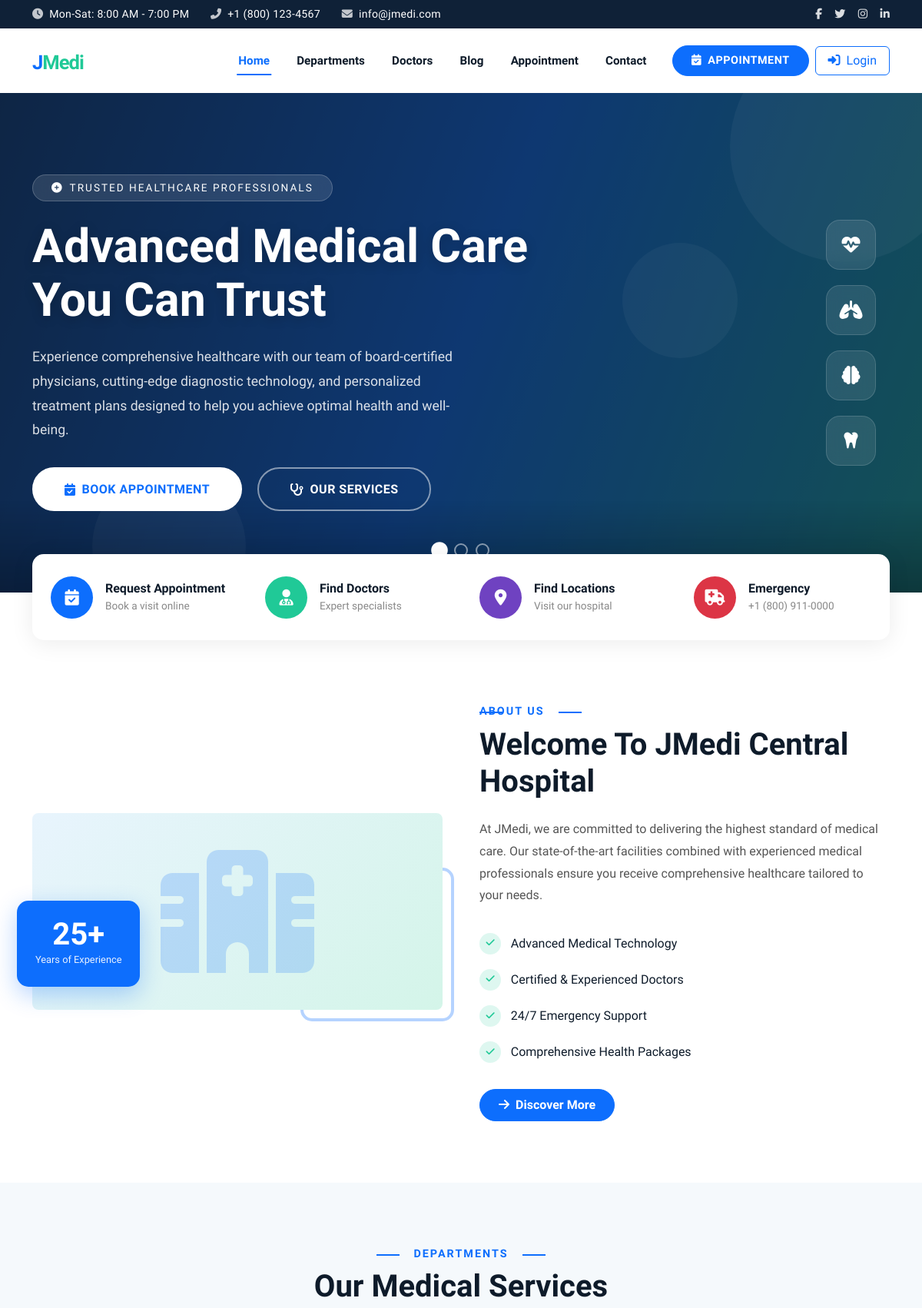
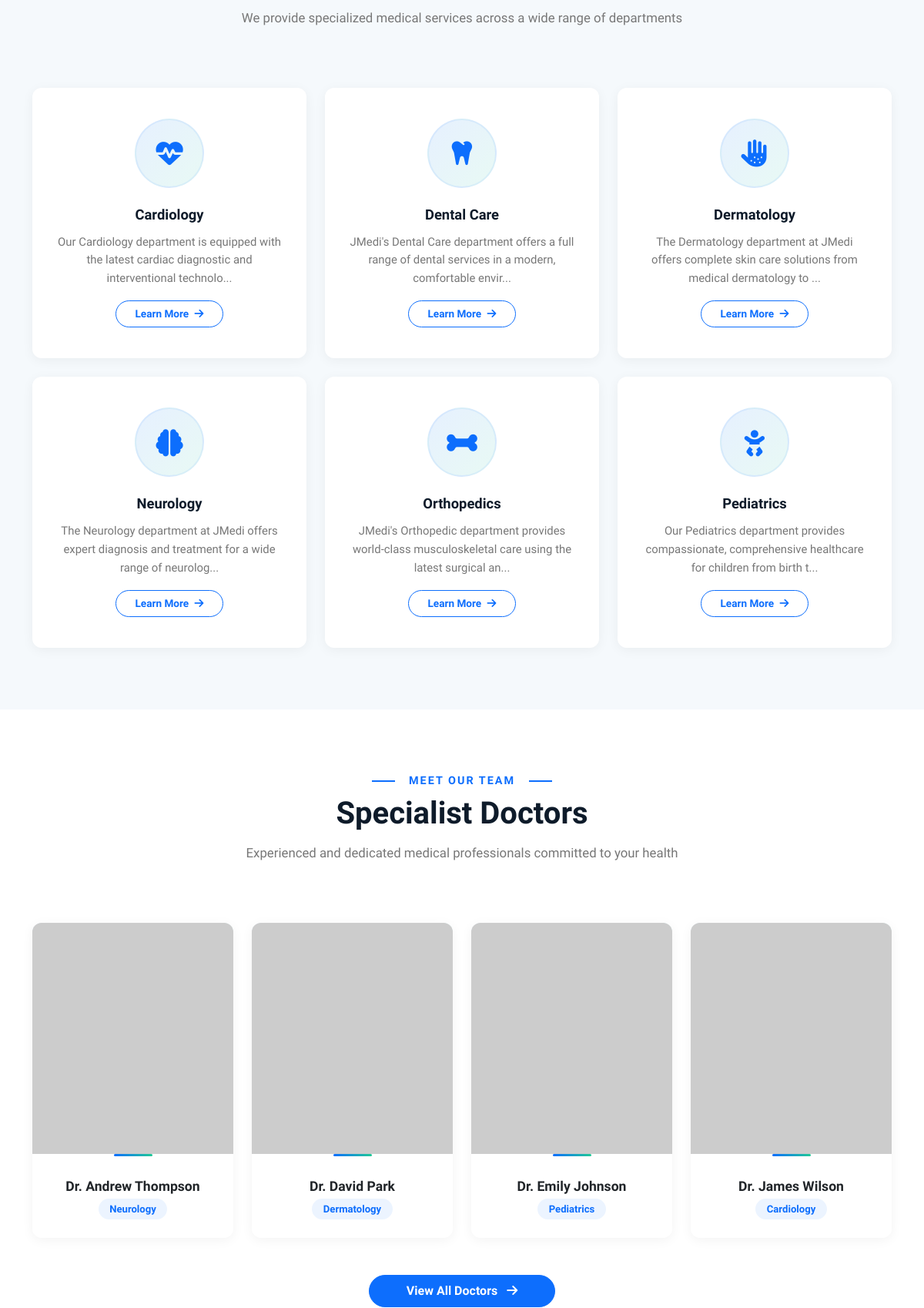
The page / (upper part) on the database its author committed (2 pictures, top to bottom).
### tables this page shows
CREATE TABLE IF NOT EXISTS `menus` (
    `id`         INT AUTO_INCREMENT PRIMARY KEY,
    `menu_name`  VARCHAR(100) NOT NULL,
    `menu_link`  VARCHAR(255) NOT NULL,
    `menu_icon`  VARCHAR(50)  DEFAULT 'fa-link',
    `menu_order` INT          DEFAULT 0,
    `status`     SMALLINT     DEFAULT 1,
    `created_at` TIMESTAMP    DEFAULT CURRENT_TIMESTAMP
);

CREATE TABLE IF NOT EXISTS `hero_slides` (
    `id`               INT AUTO_INCREMENT PRIMARY KEY,
    `title`            VARCHAR(255) NOT NULL,
    `subtitle`         VARCHAR(255),
    `description`      TEXT,
    `button_text`      VARCHAR(100) DEFAULT 'See All Services',
    `button_link`      VARCHAR(255) DEFAULT '/public/departments.php',
    `background_image` VARCHAR(255),
    `overlay_color`    VARCHAR(50)  DEFAULT 'rgba(15,33,55,0.7)',
    `text_animation`   VARCHAR(50)  DEFAULT 'fadeIn',
    `transition_effect` VARCHAR(50) DEFAULT 'slide',
    `sort_order`       INT          DEFAULT 0,
    `status`           SMALLINT     DEFAULT 1,
    `created_at`       TIMESTAMP    DEFAULT CURRENT_TIMESTAMP
);

CREATE TABLE IF NOT EXISTS `departments` (
    `department_id` INT AUTO_INCREMENT PRIMARY KEY,
    `name`          VARCHAR(100) NOT NULL,
    `slug`          VARCHAR(100) UNIQUE NOT NULL,
    `description`   TEXT,
    `icon`          VARCHAR(50)  DEFAULT 'fa-heartbeat',
    `services`      TEXT,
    `image`         VARCHAR(255),
    `status`        SMALLINT     DEFAULT 1,
    `sort_order`    INT          DEFAULT 0,
    `created_at`    TIMESTAMP    DEFAULT CURRENT_TIMESTAMP
);

CREATE TABLE IF NOT EXISTS `doctors` (
    `doctor_id`          INT AUTO_INCREMENT PRIMARY KEY,
    `name`               VARCHAR(100) NOT NULL,
    `photo`              VARCHAR(255),
    `department_id`      INT          DEFAULT NULL,
    `qualification`      VARCHAR(255),
    `experience`         VARCHAR(100),
    `specialization`     VARCHAR(255),
    `bio`                TEXT,
    `email`              VARCHAR(100),
    `phone`              VARCHAR(30),
    `available_days`     VARCHAR(255),
    `available_time`     VARCHAR(100),
    `consultation_fee`   DECIMAL(10,2) DEFAULT 500.00,
    `clinic_address`     TEXT,
    `consultation_types` VARCHAR(20)  DEFAULT 'both',
    `status`             SMALLINT     DEFAULT 1,
    `sort_order`         INT          DEFAULT 0,
    `created_at`         TIMESTAMP    DEFAULT CURRENT_TIMESTAMP,
    CONSTRAINT `fk_doctors_dept` FOREIGN KEY (`department_id`) REFERENCES `departments`(`department_id`) ON DELETE SET NULL
);

### public/index.php (the view, shortened to what the rows shown need)
<?php
require_once __DIR__ . '/../includes/header.php';
$departments = getDepartments($pdo);
$doctors = getDoctors($pdo);
$emergencyPhone = $settings['emergency_phone'] ?? '';
$heroSlides = getHeroSlides($pdo, true);
$infoStripData = getHomeSection($pdo, 'info_strip');
$aboutData = getHomeSection($pdo, 'about_section');
$secVis = getHomeSection($pdo, 'section_visibility');
if (empty($secVis)) $secVis = [];
$isVisible = function($key) use ($secVis) { return !isset($secVis[$key]) || !empty($secVis[$key]); };
?>
<?php if ($isVisible('hero_slider')): ?>
<?php if (!empty($heroSlides)): ?>
<section class="hero-slider">
    <div id="heroSlider" class="carousel slide" data-bs-ride="carousel" data-bs-interval="6000">
        <div class="carousel-indicators">
            <?php foreach ($heroSlides as $i => $slide): ?>
            <button type="button" data-bs-target="#heroSlider" data-bs-slide-to="<?= $i ?>" <?= $i === 0 ? 'class="active"' : '' ?>></button>
            <?php endforeach; ?>
        </div>
        <div class="carousel-inner">
            <?php foreach ($heroSlides as $i => $slide):
                $bgStyle = !empty($slide['background_image'])
                    ? "background-image:url('" . e($slide['background_image']) . "');"
                    : "background:linear-gradient(110deg, #0f2b5c 0%, #0D6EFD 50%, #20C997 100%);";
                $overlay = e($slide['overlay_color'] ?? 'rgba(15,33,55,0.7)');
                $anim = e($slide['text_animation'] ?? 'fadeIn');
            ?>
            <div class="carousel-item <?= $i === 0 ? 'active' : '' ?>" data-animation="<?= $anim ?>" data-transition="<?= e($slide['transition_effect'] ?? 'slide') ?>">
                <div class="slide-bg" style="<?= $bgStyle ?>"></div>
                <div class="slide-overlay" style="background:<?= $overlay ?>;"></div>
                <div class="slide-floating-shapes">
                    <div class="floating-shape"></div>
                    <div class="floating-shape"></div>
                    <div class="floating-shape"></div>
                </div>
                <div class="slide-content">
                    <div class="container">
                        <div class="row align-items-center">
                            <div class="col-lg-8">
                                <?php if (!empty($slide['subtitle'])): ?>
                                <div class="slide-subtitle"><i class="fas fa-plus-circle me-2"></i><?= e($slide['subtitle']) ?></div>
                                <?php endif; ?>
                                <h1 class="slide-title"><?= e($slide['title']) ?></h1>
                                <?php if (!empty($slide['description'])): ?>
                                <p class="slide-description"><?= e($slide['description']) ?></p>
                                <?php endif; ?>
                                <div class="slide-buttons">
                                    <a href="<?= e($slide['button_link'] ?? '#') ?>" class="slide-btn slide-btn-primary">
                                        <i class="fas fa-calendar-check"></i>
                                        <?= e($slide['button_text'] ?? 'Learn More') ?>
                                    </a>
                                    <a href="/public/departments.php" class="slide-btn slide-btn-outline">
                                        <i class="fas fa-stethoscope"></i>
                                        Our Services
                                    </a>
                                </div>
                            </div>
                        </div>
                    </div>
                </div>
                <div class="slide-pattern"></div>
            </div>
            <?php endforeach; ?>
        </div>
    </div>
</section>
<?php endif; ?>
<?php endif; ?>
<?php if ($isVisible('info_strip')): ?>
<?php
$stripItems = $infoStripData['items'] ?? [
    ['title' => 'Request Appointment', 'subtitle' => 'Book a visit online', 'icon' => 'fa-calendar-check', 'link' => '/public/appointment.php', 'color' => '#0D6EFD'],
    ['title' => 'Find Doctors', 'subtitle' => 'Expert specialists', 'icon' => 'fa-user-md', 'link' => '/public/doctors.php', 'color' => '#20C997'],
    ['title' => 'Find Locations', 'subtitle' => 'Visit our hospital', 'icon' => 'fa-map-marker-alt', 'link' => '/public/contact.php', 'color' => '#6f42c1'],
    ['title' => 'Emergency', 'subtitle' => $emergencyPhone, 'icon' => 'fa-ambulance', 'link' => '', 'color' => '#dc3545']
];
$colSize = count($stripItems) > 0 ? intval(12 / count($stripItems)) : 3;
?>
<div class="container">
    <div class="info-strip">
        <div class="row g-0">
            <?php foreach ($stripItems as $stripItem): ?>
            <div class="col-lg-<?= $colSize ?> col-md-6">
                <?php if (!empty($stripItem['link'])): ?>
                <a href="<?= e($stripItem['link']) ?>" class="info-strip-item text-decoration-none">
                <?php else: ?>
                <div class="info-strip-item">
                <?php endif; ?>
                    <div class="strip-icon" style="background:<?= e($stripItem['color'] ?? '#0D6EFD') ?>;">
                        <i class="fas <?= e($stripItem['icon'] ?? 'fa-circle') ?>"></i>
                    </div>
                    <div>
                        <h6><?= e($stripItem['title']) ?></h6>
                        <p><?= e($stripItem['subtitle']) ?></p>
                    </div>
                <?php if (!empty($stripItem['link'])): ?>
                </a>
                <?php else: ?>
                </div>
                <?php endif; ?>
            </div>
            <?php endforeach; ?>
        </div>
    </div>
</div>
<?php endif; ?>
<?php if ($isVisible('about_section')): ?>
<?php
$abtTitle = $aboutData['title'] ?? 'Welcome To JMedi Central Hospital';
?>
<section class="about-section section-padding">
    <div class="container">
        <div class="row align-items-center g-5">
            <div class="col-lg-6 fade-in-right">
                <div class="section-title text-start mb-4">
                    <h2><?= e($abtTitle) ?></h2>
                </div>
            </div>
        </div>
    </div>
</section>
<?php endif; ?>
<?php if ($isVisible('departments')): ?>
<section class="section-padding" style="background:var(--light-bg);">
    <div class="container">
        <div class="section-title fade-in">
            <h2>Our Medical Services</h2>
        </div>
        <div class="swiper mob-swiper dept-swiper">
            <div class="swiper-wrapper">
                <?php foreach (array_slice($departments, 0, 6) as $i => $dept): ?>
                <div class="swiper-slide">
                    <div class="dept-card">
                        <div class="icon-box">
                            <i class="fas <?= e($dept['icon'] ?? 'fa-heartbeat') ?>"></i>
                        </div>
                        <h5><?= e($dept['name']) ?></h5>
                        <p><?= e(truncateText($dept['description'] ?? '', 100)) ?></p>
                        <a href="/public/departments.php?slug=<?= e($dept['slug']) ?>" class="btn btn-sm btn-outline-primary">
                            Learn More <i class="fas fa-arrow-right ms-1"></i>
                        </a>
                    </div>
                </div>
                <?php endforeach; ?>
            </div>
        </div>
    </div>
</section>
<?php endif; ?>
<?php if ($isVisible('doctors')): ?>
<section class="section-padding">
    <div class="container">
        <div class="section-title fade-in">
            <h2>Specialist Doctors</h2>
        </div>
        <div class="swiper mob-swiper team-swiper">
            <div class="swiper-wrapper">
                <?php foreach (array_slice($doctors, 0, 4) as $i => $doc): ?>
                <div class="swiper-slide">
                    <div class="card doctor-card">
                        <div class="doctor-img">
                            <?php if ($doc['photo']): ?>
                                <img src="<?= e($doc['photo']) ?>" alt="<?= e($doc['name']) ?>">
                            <?php else: ?>
                                <i class="fas fa-user-md placeholder-icon"></i>
                            <?php endif; ?>
                        </div>
                        <div class="card-body">
                            <h5><a href="/public/doctor-profile.php?id=<?= $doc['doctor_id'] ?>" class="text-decoration-none text-dark"><?= e($doc['name']) ?></a></h5>
                            <span class="dept-badge"><?= e($doc['department_name'] ?? '') ?></span>
                        </div>
                    </div>
                </div>
                <?php endforeach; ?>
            </div>
        </div>
    </div>
</section>
<?php endif; ?>
<?php require_once __DIR__ . '/../includes/footer.php'; ?>

### includes/header.php (shortened to what the rows shown need)
<?php
require_once __DIR__ . '/db.php';
require_once __DIR__ . '/functions.php';
$settings = getSettings($pdo);
$currentPage = basename($_SERVER['PHP_SELF'], '.php');
$navMenus = [];
try {
    $navMenus = $pdo->query("SELECT * FROM menus WHERE status=1 ORDER BY menu_order ASC")->fetchAll();
} catch (Exception $e) {
    $navMenus = [];
}
?>
<!DOCTYPE html>
<html lang="en">
<head>
    <link href="https://cdn.jsdelivr.net/npm/bootstrap@5.3.2/dist/css/bootstrap.min.css" rel="stylesheet">
    <link href="https://cdnjs.cloudflare.com/ajax/libs/font-awesome/6.5.0/css/all.min.css" rel="stylesheet">
    <link href="https://cdn.jsdelivr.net/npm/swiper@11/swiper-bundle.min.css" rel="stylesheet">
    <link href="/assets/css/style.css" rel="stylesheet">
    <link href="/assets/css/hero-slider.css" rel="stylesheet">
</head>
<body>
<nav class="navbar navbar-expand-lg navbar-light bg-white sticky-top">
    <div class="container">
        <div class="collapse navbar-collapse d-none d-lg-flex" id="mainNav">
            <ul class="navbar-nav ms-auto mb-2 mb-lg-0 align-items-lg-center">
                <?php if (!empty($navMenus)): ?>
                    <?php foreach ($navMenus as $menuItem):
                        $menuSlug = basename($menuItem['menu_link'], '.php');
                        $isActive = ($menuItem['menu_link'] === '/' && $currentPage === 'index') || $menuSlug === $currentPage;
                    ?>
                    <li class="nav-item">
                        <a class="nav-link <?= $isActive ? 'active' : '' ?>" href="<?= e($menuItem['menu_link']) ?>"><?= e($menuItem['menu_name']) ?></a>
                    </li>
                    <?php endforeach; ?>
                <?php endif; ?>
            </ul>
        </div>
    </div>
</nav>

### rows shown on the page
menus: menu_name "Home"
menus: menu_name "Departments"
menus: menu_name "Doctors", title "Find Doctors", subtitle "Expert specialists"
menus: menu_name "Blog"
menus: menu_name "Appointment", title "Request Appointment", subtitle "Book a visit online"
menus: menu_name "Contact"
hero_slides: subtitle "TRUSTED HEALTHCARE PROFESSIONALS", title "Advanced Medical Care You Can Trust", description "Experience comprehensive healthcare with our team of board-certified physicians, cutting-edge diagnostic technology, and personalized treatment plans designed to help you achieve optimal health and well-being.", button_text "BOOK APPOINTMENT"
departments: name "Cardiology", description "Our Cardiology department is equipped with the latest cardiac diagnostic and interventional technolo..."
departments: name "Dental Care", description "JMedi's Dental Care department offers a full range of dental services in a modern, comfortable envir..."
departments: name "Dermatology", description "The Dermatology department at JMedi offers complete skin care solutions from medical dermatology to ..."
departments: name "Neurology", description "The Neurology department at JMedi offers expert diagnosis and treatment for a wide range of neurolog..."
departments: name "Orthopedics", description "JMedi's Orthopedic department provides world-class musculoskeletal care using the latest surgical an..."
departments: name "Pediatrics", description "Our Pediatrics department provides compassionate, comprehensive healthcare for children from birth t..."
doctors: name "Dr. Andrew Thompson", department.name "Neurology"
doctors: name "Dr. David Park", department.name "Dermatology"
doctors: name "Dr. Emily Johnson", department.name "Pediatrics"
doctors: name "Dr. James Wilson", department.name "Cardiology"

### other values the page prints
$settings['phone'] "+1 (800) 123-4567"
$settings['email'] "info@jmedi.com"
$stripItem['title'] "Find Locations"
$stripItem['subtitle'] "Visit our hospital"
$stripItem['title'] "Emergency"
$stripItem['subtitle'] "+1 (800) 911-0000"
$abtYears "25+"
$abtYearsLabel "Years of Experience"
$abtSubtitle "ABOUT US"
$abtTitle "Welcome To JMedi Central Hospital"
$feature "Advanced Medical Technology"
$feature "Certified & Experienced Doctors"
$feature "24/7 Emergency Support"
$feature "Comprehensive Health Packages"
$abtBtnText "Discover More"
